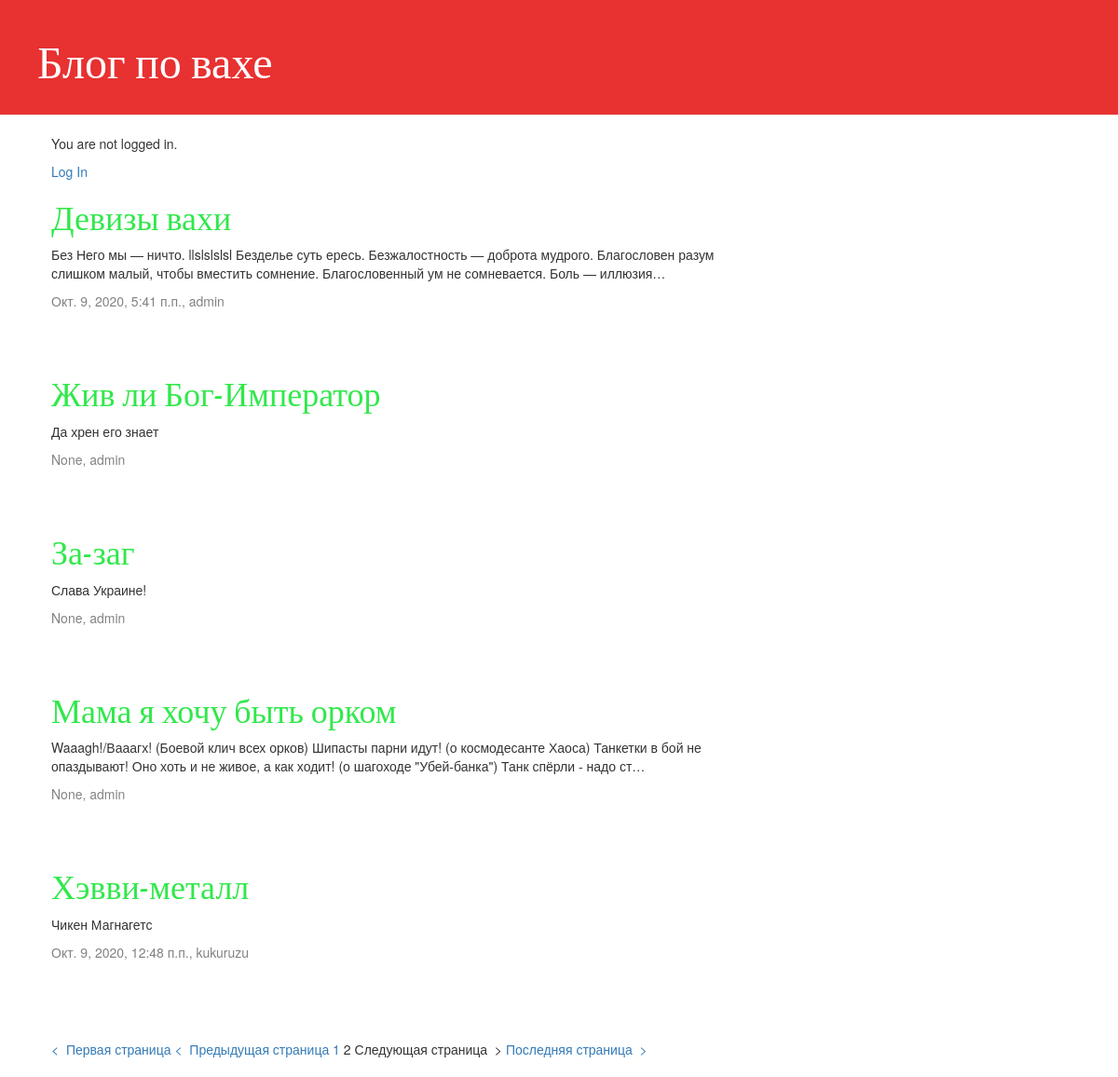
Page /?page=4 on the earlier database version.
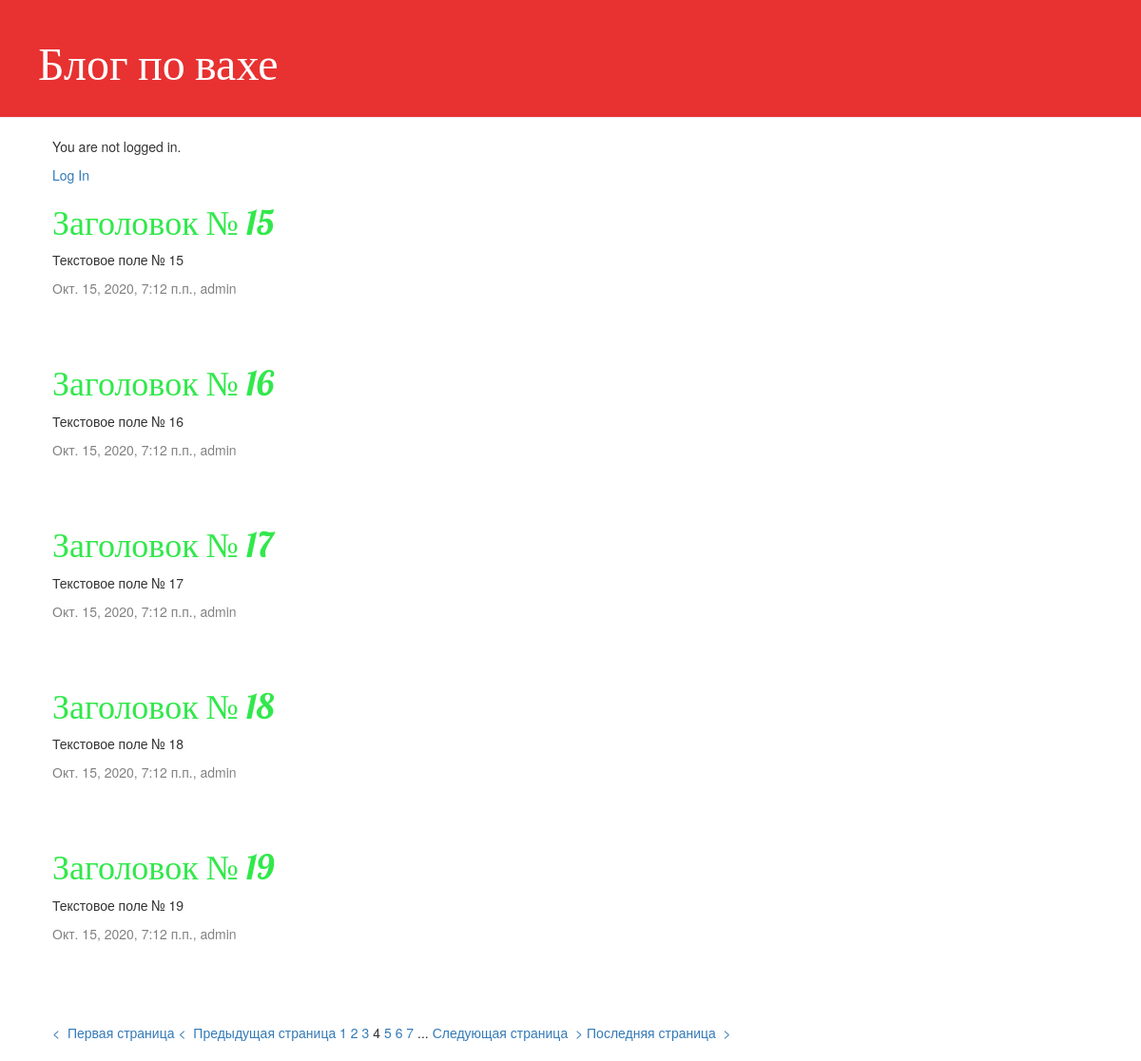
Same page on the later database version.
### blog/models.py (models this page shows, shortened)
class Post(models.Model):
    author = models.ForeignKey(settings.AUTH_USER_MODEL, on_delete=models.CASCADE)
    title = models.CharField(max_length=200)
    text = models.TextField()
    created_datetime = models.DateTimeField(default=timezone.now)
    published_date = models.DateTimeField(blank = True, null = True)

### blog/views.py (the view)
# urls.py: path('', views.post_list, name='post_list'),
def post_list(request):
    posts = Post.objects.all().order_by('title')
    paginator = Paginator(posts, 5)
    page = request.GET.get('page')
    try:
        posts = paginator.page(page)
    except PageNotAnInteger:
        posts = paginator.page(1)
    except EmptyPage:
        posts = paginator.page(paginator.num_pages)
    return render(request, 'blog/post_list.html', {'page': page, 'posts': posts, 'last_page': paginator.num_pages})

### blog/templates/blog/post_list.html (shortened to what this page needs)
{% extends 'blog/base.html' %}
{% load static %}
{% block content %}
    {% for post in posts %}
        <div class="post">
            <h1><a href="{% url 'post_detail' pk=post.pk %}">{{ post.title }}</a></h1>
            <p>{{ post.text| truncatechars:200 }}</p>
            <div class="date">
                {{ post.published_date }}, {{ post.author }}
            </div>
        </div>
    {% endfor %}
    <div class="pagination">
        <a href="?page={{ posts.first_page}}">&lt;&nbsp; Первая страница</a>
        {% if posts.has_previous %}
            <a href="?page={{ posts.previous_page_number}}">&lt;&nbsp; Предыдущая страница</a>
        {% else %}
            <span>&lt;&nbsp; Предыдущая страница</span>
        {% endif %}
        {% if posts.number|add:'-3' > 0 %}
            <a href="?page={{ posts.number|add:'-3'}}">{{ posts.number|add:'-3' }}</a>
        {% endif %}
        {% if posts.number|add:'-2' > 0 %}
            <a href="?page={{ posts.number|add:'-2'}}">{{ posts.number|add:'-2' }}</a>
        {% endif %}
        {% if posts.number|add:'-1' > 0 %}
            <a href="?page={{ posts.number|add:'-1'}}">{{ posts.number|add:'-1' }}</a>
        {% endif %}
        <span>{{ posts.number }}</span>
        {% if posts.number|add:'1' <= posts.next_page_number %}
            <a href="?page={{ posts.number|add:'1'}}">{{ posts.number|add:'1' }}</a>
        {% endif %}
        {% if posts.number|add:'2' <= posts.next_page_number|add:'1' %}
            <a href="?page={{ posts.number|add:'2'}}">{{ posts.number|add:'2' }}</a>
        {% endif %}
        {% if posts.number|add:'3' <= posts.next_page_number|add:'2' %}
            <a href="?page={{ posts.number|add:'3'}}">{{ posts.number|add:'3' }}</a>
        {% endif %}
        {% if posts.number|add:'4' <= posts.next_page_number|add:'3' %}
            <span class="ellipsis">...</span>
        {% endif %}
        {% if posts.has_next %}
            <a href="?page={{ posts.next_page_number }}">Следующая страница &nbsp;&gt;</a>
        {% else %}
            <span>Следующая страница &nbsp;&gt;</span>
        {% endif %}
        <a href="?page={{ last_page }}">Последняя страница &nbsp;&gt;</a>
    </div>
{% endblock %}

Differences in the rows shown:
no longer on this page (row unchanged): Post: title "Девизы вахи", text "Без Него мы — ничто. llslslslsl Безделье суть ересь. Безжалостность — доброта мудрого. Благословен разум слишком малый, чтобы вместить сомнение. Благословенный ум не сомневается. Боль — иллюзия…", published_date "Окт. 9, 2020, 5:41 п.п.", author "admin"
no longer on this page (row unchanged): Post: title "Жив ли Бог-Император", text "Да хрен его знает", published_date "None", author "admin"
no longer on this page (row unchanged): Post: title "За-заг", text "Слава Украине!", published_date "None", author "admin"
no longer on this page (row unchanged): Post: title "Мама я хочу быть орком", text "Waaagh!/Вааагх! (Боевой клич всех орков) Шипасты парни идут! (о космодесанте Хаоса) Танкетки в бой не опаздывают! Оно хоть и не живое, а как ходит! (о шагоходе \"Убей-банка\") Танк спёрли - надо ст…", published_date "None", author "admin"
no longer on this page (row unchanged): Post: title "Хэвви-металл", text "Чикен Магнагетс", published_date "Окт. 9, 2020, 12:48 п.п.", author "kukuruzu"
added Post: title "Заголовок № 15", text "Текстовое поле № 15", published_date "Окт. 15, 2020, 7:12 п.п.", author "admin"
added Post: title "Заголовок № 16", text "Текстовое поле № 16", published_date "Окт. 15, 2020, 7:12 п.п.", author "admin"
added Post: title "Заголовок № 17", text "Текстовое поле № 17", published_date "Окт. 15, 2020, 7:12 п.п.", author "admin"
added Post: title "Заголовок № 18", text "Текстовое поле № 18", published_date "Окт. 15, 2020, 7:12 п.п.", author "admin"
added Post: title "Заголовок № 19", text "Текстовое поле № 19", published_date "Окт. 15, 2020, 7:12 п.п.", author "admin"
Other differences:
{{ posts.number|add:'-3' }}: (not shown) → "1"
{{ posts.number|add:'-2' }}: (not shown) → "2"
{{ posts.number|add:'-1' }}: "1" → "3"
{{ posts.number }}: "2" → "4"
{{ posts.number|add:'1' }}: (not shown) → "5"
{{ posts.number|add:'2' }}: (not shown) → "6"
{{ posts.number|add:'3' }}: (not shown) → "7"
